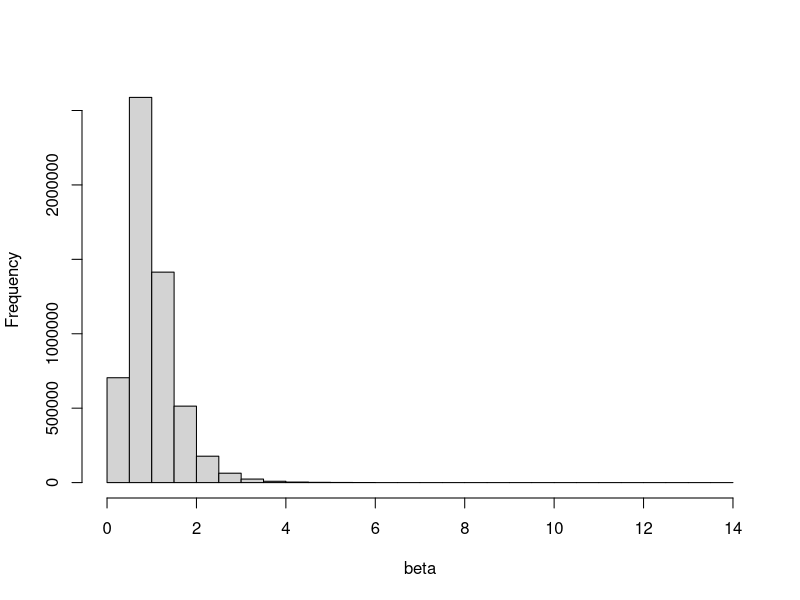
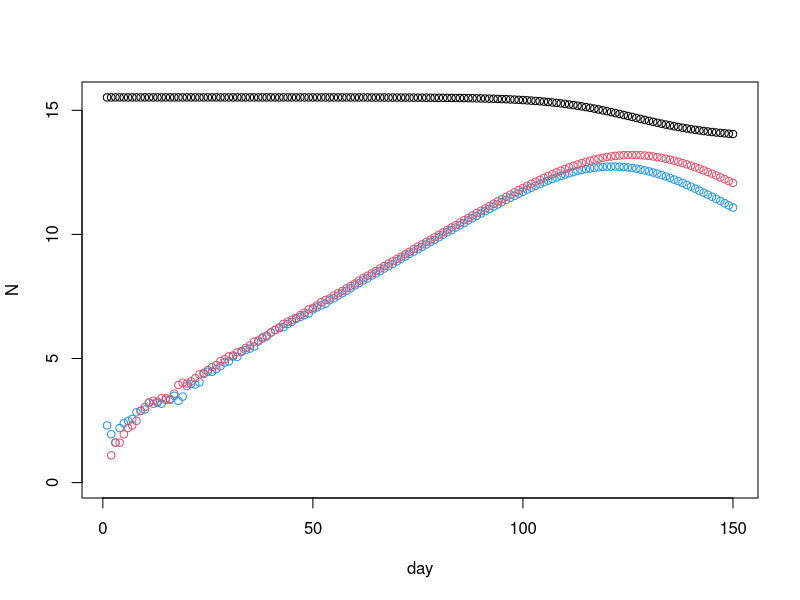

Source code (R) for these figures, in order:
##                Group 3               ##
## Muxing Wang (s2201749)               ##
## Karla Itzel Vega Ortega (s2126801)   ##
## Nutsa Tokhadze (s1778736)            ##
##########################################
## Address of github repo:.....
                                                          
                                                          ## Covid and the hazards of opportunistic sampling

## Our main task is to show what the daily infection trajectories look like for the population with the lowest individual transmission probabilities, and how
## they compare to the infection trajectories for the whole population. 
## For that purpose we split the population by 4 categories 1) Susceptible 2) Exposed 3) Infective and 4) Recovered. 
## (1) Start the epidemic by setting 10 randomly chosen people to the Exposed state. Simulated for 100 model days, recorded the number of new infections each day. 
## (2) Record the number of new infections among the 10% of the population with the lowest transmission rates. 
## (3) Record the number of new infections in a random sample of 0.1% of the population.
## (4) Produce a plot showing how the daily infection trajectories compare between the whole population, the ‘cautious 10%’ and the 0.1% random sample.
## (5) Finally write code to visualize the variability in the results from simulation to simulation, by running 10 replicate simulations, and plotting these.

   ## Step(1) Started the epidemic by setting 10 randomly chosen people to the Exposed state. Simulated for 100 days, recorded the number of new infections each day.
## Defined Stochastic Simulation Model function 
## inputs are the parameters and the output is the number of people in each state each day.
simulation<-function(n = 5.5e6, ne = 10, nt = 150, gamma = 1/3, delta = 1/5, lambda = 0.4/n){ 
  ## states: 0 -> S(Susceptible); 1 -> E(Exposed); 
  ##         2 -> I(Infective);   3 -> R(Recovery) 
  ## n = population size; ne =initial exposed; nt = number of days; 
  ## gamma=daily prob E->I, delta=daily prob I->R lambda=Overall viral infectivity parameter.
  
  x <- rep(0,n)                                                            ## initialize to susceptible state
  beta <- rlnorm(n,0,0.5); beta <- beta/mean(beta)                         ## generates contact rate with other people
  
  initial_exposure = sample(1:n, 10)                                       ## start with the sample 10 people in E state
  x[initial_exposure] = 1
  S <- E <- I <- R <- rep(0, nt)                                           ## set up storage for pop in each state
  S[1] = n - ne; E[1] = ne                                                 ## initialize 
  
  for (i in 2:nt){                                                         ## Loop over days
    u <- runif(n)                                                          ## uniform random deviates
    exposed_prob = lambda * beta[x == 0] * sum(beta[x==2])                 ## Set probability of uninfected person of being infected and entering (E) state
    x[x==2 & u<delta] <- 3                                                 ## I -> R with prob delta
    x[x==1 & u<gamma] <- 2                                                 ## E -> I with prob gamma
    x[x==0 & u<exposed_prob] <- 1                                          ## S -> E with prob 'exposed_prob'
    S[i] <- sum(x==0); E[i] <- sum(x==1)                                   ## record the number of new infections each day for each states
    I[i] <- sum(x==2); R[i] <- sum(x==3)
  }
  list(S=S,E=E,I=I,R=R,beta=beta)                                          
}

## Step (2) Recorded the number of new infections among the 10% of the population with the lowest transmission rates

   ## I think we should do this step somewhere in the end.
epi <- simulation() ## run simulation
hist(epi$beta,xlab="beta",main="") ## beta distribution
plot(log(epi$S),ylim=c(0,log(max(epi$S))),xlab="day",ylab="N") ## S black
points(log(epi$E),col=4);points(log(epi$I),col=2) ## E (blue) and I (red)

